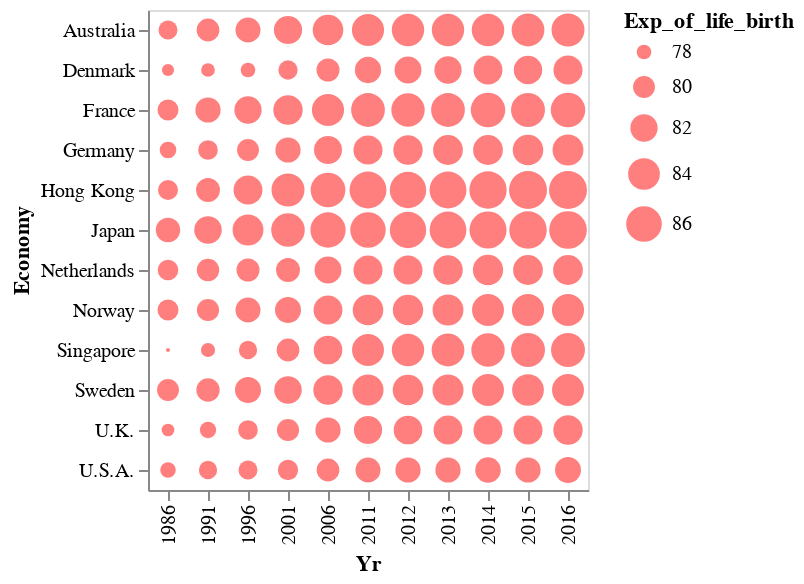

The cell this chart's notebook holds for it:
### Code cell
female

### Figure 1 — Vega-Lite specification as saved in the notebook (floating-point values rounded to 4 significant figures; data arrays with more than 128 entries replaced by an {"elided": "..."} marker saying what was removed)
{"config": {"view": {"continuousWidth": 400, "continuousHeight": 300}}, "data": {"name": "data-05adcab5f28156a5d969733c7b3d0b69"}, "mark": {"type": "circle", "color": "red", "opacity": 0.5}, "encoding": {"size": {"field": "Exp_of_life_birth", "scale": {"zero": false}, "type": "quantitative"}, "x": {"field": "Yr", "type": "nominal"}, "y": {"field": "Economy", "type": "ordinal"}}, "$schema": "https://vega.github.io/schema/vega-lite/v4.17.0.json", "datasets": {"data-05adcab5f28156a5d969733c7b3d0b69": {"elided": "132 records"}}}
